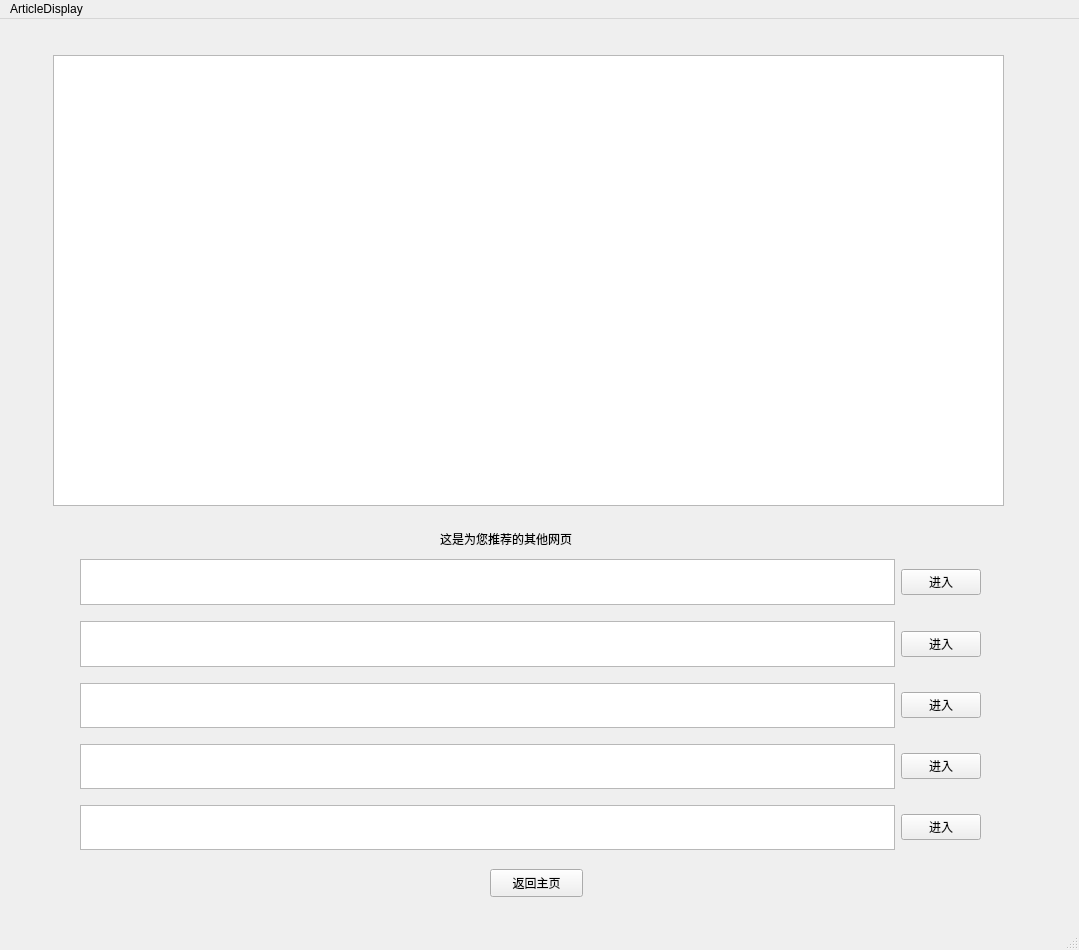
<?xml version="1.0" encoding="UTF-8"?>
<ui version="4.0">
 <class>ArticleDisplay</class>
 <widget class="QMainWindow" name="ArticleDisplay">
  <property name="geometry">
   <rect>
    <x>0</x>
    <y>0</y>
    <width>1079</width>
    <height>950</height>
   </rect>
  </property>
  <property name="windowTitle">
   <string>MainWindow</string>
  </property>
  <widget class="QWidget" name="centralwidget">
   <widget class="QTextEdit" name="ArticleShow">
    <property name="geometry">
     <rect>
      <x>53</x>
      <y>36</y>
      <width>951</width>
      <height>451</height>
     </rect>
    </property>
   </widget>
   <widget class="QWidget" name="verticalLayoutWidget">
    <property name="geometry">
     <rect>
      <x>80</x>
      <y>540</y>
      <width>901</width>
      <height>291</height>
     </rect>
    </property>
    <layout class="QVBoxLayout" name="verticalLayout">
     <item>
      <layout class="QHBoxLayout" name="horizontalLayout_2">
       <item>
        <widget class="QTextEdit" name="Title_1">
         <property name="readOnly">
          <bool>true</bool>
         </property>
        </widget>
       </item>
       <item>
        <widget class="QPushButton" name="Button_1">
         <property name="sizePolicy">
          <sizepolicy hsizetype="Fixed" vsizetype="Fixed">
           <horstretch>0</horstretch>
           <verstretch>0</verstretch>
          </sizepolicy>
         </property>
         <property name="text">
          <string>进入</string>
         </property>
        </widget>
       </item>
      </layout>
     </item>
     <item>
      <spacer name="verticalSpacer">
       <property name="orientation">
        <enum>Qt::Vertical</enum>
       </property>
       <property name="sizeType">
        <enum>QSizePolicy::Fixed</enum>
       </property>
       <property name="sizeHint" stdset="0">
        <size>
         <width>20</width>
         <height>10</height>
        </size>
       </property>
      </spacer>
     </item>
     <item>
      <layout class="QHBoxLayout" name="horizontalLayout">
       <item>
        <widget class="QTextEdit" name="Title_2">
         <property name="sizePolicy">
          <sizepolicy hsizetype="Expanding" vsizetype="Expanding">
           <horstretch>0</horstretch>
           <verstretch>0</verstretch>
          </sizepolicy>
         </property>
         <property name="readOnly">
          <bool>true</bool>
         </property>
        </widget>
       </item>
       <item>
        <widget class="QPushButton" name="Button_2">
         <property name="sizePolicy">
          <sizepolicy hsizetype="Fixed" vsizetype="Fixed">
           <horstretch>0</horstretch>
           <verstretch>0</verstretch>
          </sizepolicy>
         </property>
         <property name="text">
          <string>进入</string>
         </property>
        </widget>
       </item>
      </layout>
     </item>
     <item>
      <spacer name="verticalSpacer_2">
       <property name="orientation">
        <enum>Qt::Vertical</enum>
       </property>
       <property name="sizeType">
        <enum>QSizePolicy::Fixed</enum>
       </property>
       <property name="sizeHint" stdset="0">
        <size>
         <width>20</width>
         <height>10</height>
        </size>
       </property>
      </spacer>
     </item>
     <item>
      <layout class="QHBoxLayout" name="horizontalLayout_3">
       <item>
        <widget class="QTextEdit" name="Title_3">
         <property name="readOnly">
          <bool>true</bool>
         </property>
        </widget>
       </item>
       <item>
        <widget class="QPushButton" name="Button_3">
         <property name="sizePolicy">
          <sizepolicy hsizetype="Fixed" vsizetype="Fixed">
           <horstretch>0</horstretch>
           <verstretch>0</verstretch>
          </sizepolicy>
         </property>
         <property name="text">
          <string>进入</string>
         </property>
        </widget>
       </item>
      </layout>
     </item>
     <item>
      <spacer name="verticalSpacer_3">
       <property name="orientation">
        <enum>Qt::Vertical</enum>
       </property>
       <property name="sizeType">
        <enum>QSizePolicy::Fixed</enum>
       </property>
       <property name="sizeHint" stdset="0">
        <size>
         <width>20</width>
         <height>10</height>
        </size>
       </property>
      </spacer>
     </item>
     <item>
      <layout class="QHBoxLayout" name="horizontalLayout_4">
       <item>
        <widget class="QTextEdit" name="Title_4">
         <property name="readOnly">
          <bool>true</bool>
         </property>
        </widget>
       </item>
       <item>
        <widget class="QPushButton" name="Button_4">
         <property name="sizePolicy">
          <sizepolicy hsizetype="Fixed" vsizetype="Fixed">
           <horstretch>0</horstretch>
           <verstretch>0</verstretch>
          </sizepolicy>
         </property>
         <property name="text">
          <string>进入</string>
         </property>
        </widget>
       </item>
      </layout>
     </item>
     <item>
      <spacer name="verticalSpacer_4">
       <property name="orientation">
        <enum>Qt::Vertical</enum>
       </property>
       <property name="sizeType">
        <enum>QSizePolicy::Fixed</enum>
       </property>
       <property name="sizeHint" stdset="0">
        <size>
         <width>20</width>
         <height>10</height>
        </size>
       </property>
      </spacer>
     </item>
     <item>
      <layout class="QHBoxLayout" name="horizontalLayout_5">
       <item>
        <widget class="QTextEdit" name="Title_5">
         <property name="readOnly">
          <bool>true</bool>
         </property>
        </widget>
       </item>
       <item>
        <widget class="QPushButton" name="Button_5">
         <property name="sizePolicy">
          <sizepolicy hsizetype="Fixed" vsizetype="Fixed">
           <horstretch>0</horstretch>
           <verstretch>0</verstretch>
          </sizepolicy>
         </property>
         <property name="text">
          <string>进入</string>
         </property>
        </widget>
       </item>
      </layout>
     </item>
    </layout>
   </widget>
   <widget class="QLabel" name="label">
    <property name="geometry">
     <rect>
      <x>440</x>
      <y>510</y>
      <width>461</width>
      <height>20</height>
     </rect>
    </property>
    <property name="text">
     <string>这是为您推荐的其他网页</string>
    </property>
   </widget>
   <widget class="QPushButton" name="QuitButton">
    <property name="geometry">
     <rect>
      <x>490</x>
      <y>850</y>
      <width>93</width>
      <height>28</height>
     </rect>
    </property>
    <property name="text">
     <string>返回主页</string>
    </property>
   </widget>
  </widget>
  <widget class="QMenuBar" name="menubar">
   <property name="geometry">
    <rect>
     <x>0</x>
     <y>0</y>
     <width>1079</width>
     <height>26</height>
    </rect>
   </property>
   <widget class="QMenu" name="menuArticleDisplay">
    <property name="title">
     <string>ArticleDisplay</string>
    </property>
   </widget>
   <addaction name="menuArticleDisplay"/>
  </widget>
  <widget class="QStatusBar" name="statusbar"/>
 </widget>
 <resources/>
 <connections/>
</ui>
